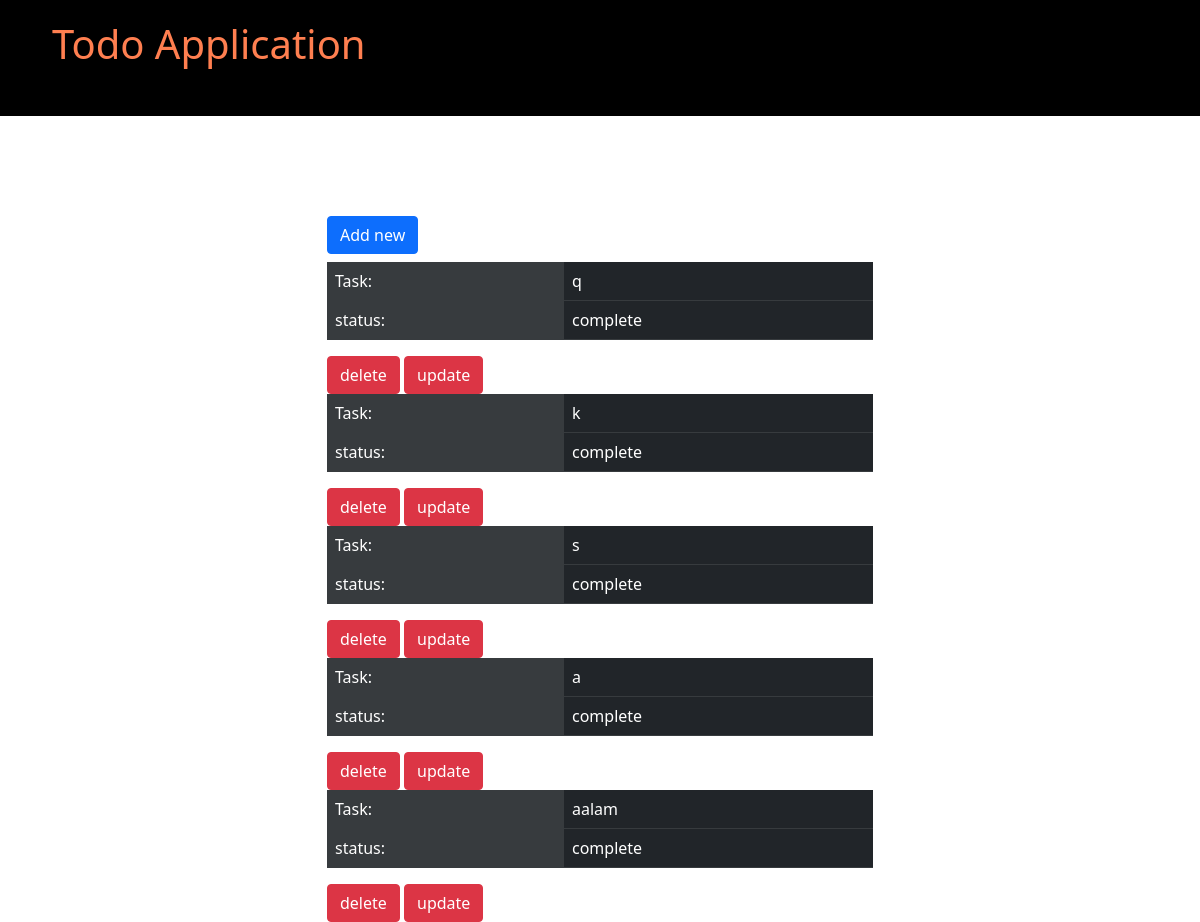
The page /task_list on the database as committed earlier.
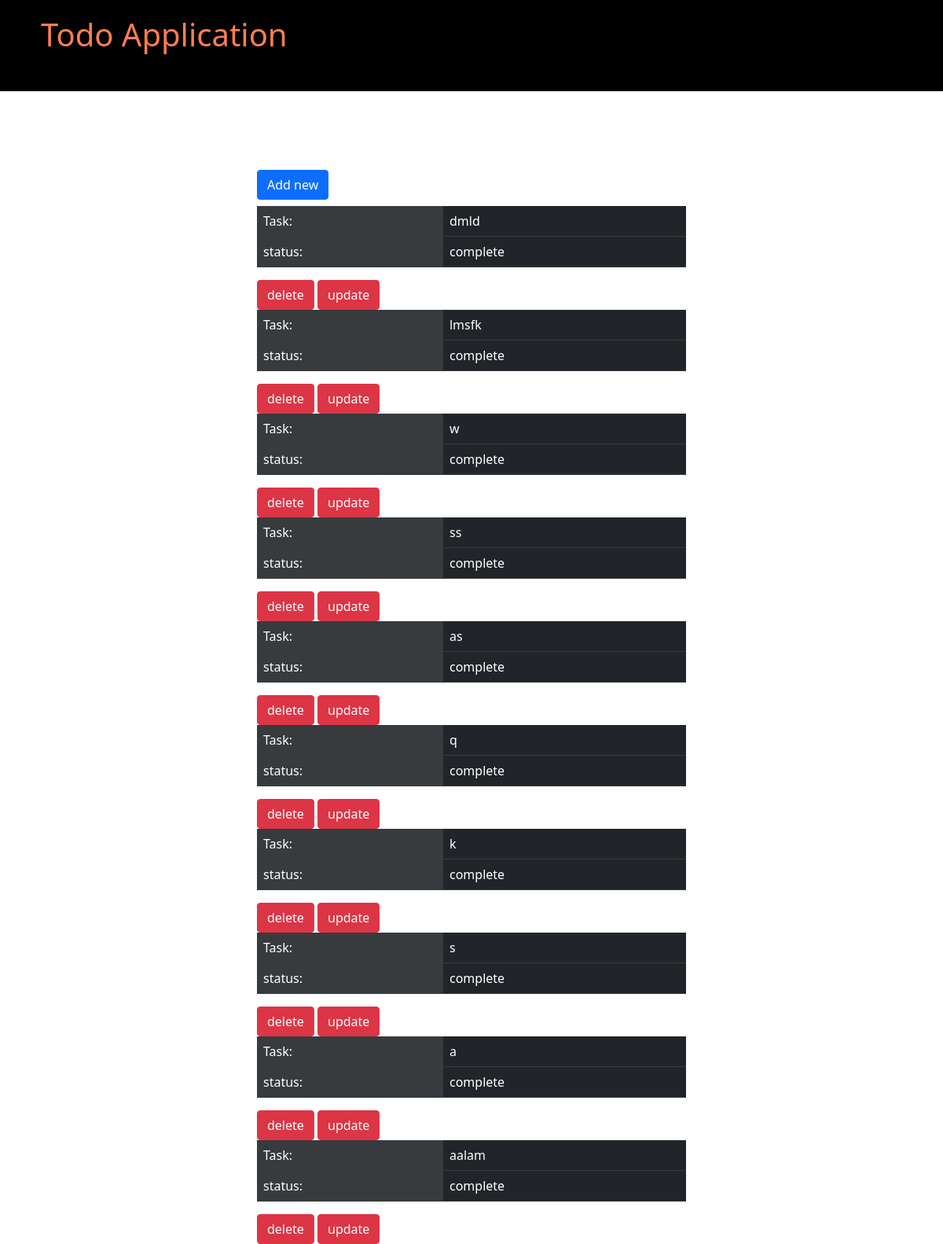
The same page on the database as committed later.
### Todo/models.py (models this page shows, shortened)
class tsk(models.Model):
    Task = models.CharField(max_length=122)
    status=models.CharField(max_length=100,default='Incomplete'  )

### Todo/views.py (the view)
# urls.py: path('task_list',views.task_list, name='task_list'),
def task_list(request):
    Data = tsk.objects.all().order_by('-id')
    return render(request,'todo/task_list.html',{'Data':Data } )

### Todo/templates/todo/task_list.html (shortened to what this page needs)
{% extends 'todo/base.html' %}
{% block content %}
    <div class="container">
        <div class="row ">
            <div class="col-3"></div>
            <div class="col-6">
<h3><a href="{% url 'task_new' %}" class="btn btn-primary"  >Add new </a></h3>
</div>
</div>
</div>
{% for item in Data %}
<div class="container">
    <div class="row ">
        <div class="col-3"></div>
        <div class="col-6">
    <table class="table table-dark">
          <tr>
            <td colspan="2" class="table-active">Task:</td>
            <td>{{item.Task}}</td>
          </tr>
          <tr>
            <td colspan="2" class="table-active">status:</td>
            <td>{{item.status }}</td>
          </tr>
      </table>
      <a href="{% url 'task_delete' pk=item.pk %}" class="btn btn-danger">delete</a>
          <a href="{% url 'task_update' pk=item.pk %}" class="btn btn-danger">update</a>
    </div>
    </div>
    </div>
{% endfor %}
{% endblock %}

### Todo/templates/todo/base.html (shortened to what this page needs)
{% load static %}
<html lang="en">
<head>
    <link rel="stylesheet" href="{% static 'css/style.css'%}">
    <link href="https://cdn.jsdelivr.net/npm/bootstrap@5.0.2/dist/css/bootstrap.min.css" rel="stylesheet">
</head>
<body>
    <header class="page-header">
        <div class="container">
    <h1>Todo Application</h1>
    </div>
    </header>
    {% block content %}
    {% endblock %}
</body>
</html>

### Todo/static/css/style.css (style rules this page uses)
.page-header { background-color: black; margin-top: 0px; margin-bottom: 100px; padding: 20px 20px 40px 40px; }
h1 { color: coral; }

Rows that differ between the two databases and show on the page:
added tsk: Task "dmld", status "complete"
added tsk: Task "lmsfk", status "complete"
added tsk: Task "w", status "complete"
added tsk: Task "ss", status "complete"
added tsk: Task "as", status "complete"
